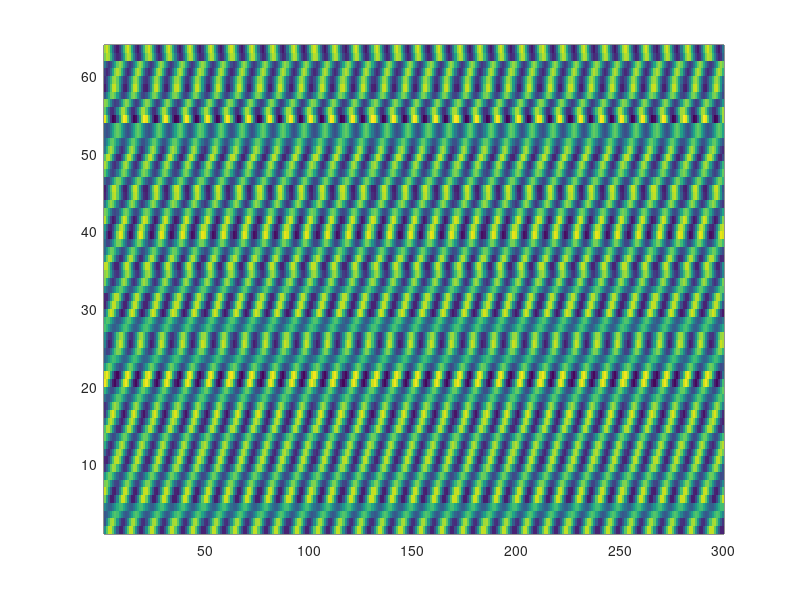

The MATLAB script that drew this image: (Note: this script raises an error after producing the figure.)
% Hi Stella .. hier ein kurzes Test-Programm

% Create artificial space-time data
dt = 1e-5;
tt = (0:2^10-1)*dt;
f  = 10000;
m  = -9;
n  = 64;
% Phase and amplitude
ph = 2*pi*m/n;
A0 = 1;

% second mode number (other direction)
m2 = +4;
f2 = 10000;
% Phase and amplitude
ph2 = 2*pi*m2/n;
A02 = 0.3;


A = zeros(length(tt) ,n);
for i=1:n
  phn = ph*(1+0.01*pi*rand(1));
  A0n = A0*(1+0.50*rand(1));
  phn2 = ph2*(1+0.01*pi*rand(1));
  A0n2 = A02*(1+0.50*rand(1));
  A(:, i) = A0n*sin(2*pi*f*tt + (i-1)*phn) + ...
            A0n2*sin(2*pi*f2*tt + (i-1)*phn2);
end

% Plot spatiotemporal matrix
pcolor(A(1:0.3e3,:)');
shading flat


% Calculate kf-spectrum
avg = 1;
fs  = 1 / (tt(2)-tt(1));
[freq, kfsp] = fft2d(A', dt, avg);

figure(2)
% Take absolute value of complex spectrum
kspec = abs(kfsp);
pcolor(kspec)
shading flat

% Zu der Moden-Frequenz mal nur das Modenspektrum plotten:
figure(3)
plot(kspec(:,103))